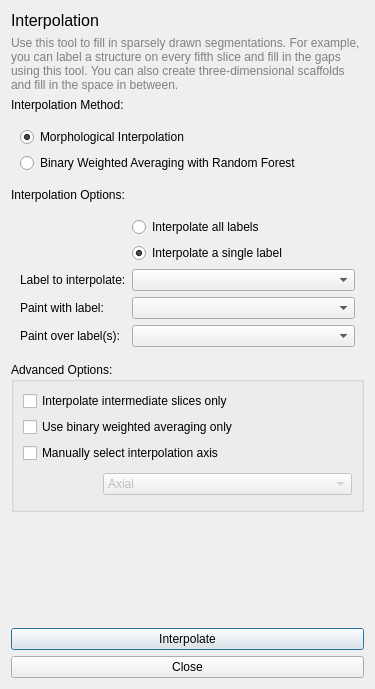
<?xml version="1.0" encoding="UTF-8"?>
<ui version="4.0">
 <class>InterpolateLabelsDialog</class>
 <widget class="QDialog" name="InterpolateLabelsDialog">
  <property name="geometry">
   <rect>
    <x>0</x>
    <y>0</y>
    <width>375</width>
    <height>689</height>
   </rect>
  </property>
  <property name="windowTitle">
   <string>Interpolate Labels - ITK-SNAP</string>
  </property>
  <layout class="QVBoxLayout" name="verticalLayout">
   <item>
    <widget class="QLabel" name="label">
     <property name="font">
      <font>
       <pointsize>-1</pointsize>
      </font>
     </property>
     <property name="styleSheet">
      <string notr="true">font-size:16px;</string>
     </property>
     <property name="text">
      <string>Interpolation</string>
     </property>
    </widget>
   </item>
   <item>
    <widget class="QLabel" name="label_2">
     <property name="styleSheet">
      <string notr="true">font-size:12px;
color: gray;</string>
     </property>
     <property name="text">
      <string>Use this tool to fill in sparsely drawn segmentations. For example, you can label a structure on every fifth slice and fill in the gaps using this tool. You can also create three-dimensional scaffolds and fill in the space in between.</string>
     </property>
     <property name="wordWrap">
      <bool>true</bool>
     </property>
    </widget>
   </item>
   <item>
    <widget class="QLabel" name="label_6">
     <property name="text">
      <string>Interpolation Method:</string>
     </property>
    </widget>
   </item>
   <item>
    <widget class="QWidget" name="widgetMethodRadio" native="true">
     <layout class="QVBoxLayout" name="verticalLayout_3">
      <item>
       <widget class="QRadioButton" name="btnMorphological">
        <property name="text">
         <string>Morphological Interpolation</string>
        </property>
        <property name="checked">
         <bool>true</bool>
        </property>
        <attribute name="buttonGroup">
         <string notr="true">InterpolationMethods</string>
        </attribute>
       </widget>
      </item>
      <item>
       <widget class="QRadioButton" name="btnBinaryWeightedAverage">
        <property name="text">
         <string>Binary Weighted Averaging with Random Forest</string>
        </property>
        <attribute name="buttonGroup">
         <string notr="true">InterpolationMethods</string>
        </attribute>
       </widget>
      </item>
     </layout>
    </widget>
   </item>
   <item>
    <widget class="QLabel" name="label_7">
     <property name="text">
      <string>Interpolation Options:</string>
     </property>
    </widget>
   </item>
   <item>
    <widget class="QWidget" name="widget_2" native="true">
     <layout class="QFormLayout" name="formLayout">
      <item row="0" column="1">
       <widget class="QRadioButton" name="btnInterpolateAll">
        <property name="toolTip">
         <string>All labels in the segmentation will be interpolated at the same time</string>
        </property>
        <property name="text">
         <string>Interpolate all labels</string>
        </property>
       </widget>
      </item>
      <item row="1" column="1">
       <widget class="QRadioButton" name="btnInterpolateOne">
        <property name="toolTip">
         <string>A single label in the segmentation will be interpolated.</string>
        </property>
        <property name="text">
         <string>Interpolate a single label</string>
        </property>
        <property name="checked">
         <bool>true</bool>
        </property>
       </widget>
      </item>
      <item row="2" column="0">
       <widget class="QLabel" name="label_3">
        <property name="text">
         <string>Label to interpolate:</string>
        </property>
       </widget>
      </item>
      <item row="2" column="1">
       <widget class="QComboBox" name="inLabelToInterpolate">
        <property name="toolTip">
         <string>Select the label which will be interpolated. Your segmentation should have two or more slices painted with that label.</string>
        </property>
        <property name="styleSheet">
         <string notr="true"/>
        </property>
       </widget>
      </item>
      <item row="3" column="0">
       <widget class="QLabel" name="label_4">
        <property name="text">
         <string>Paint with label:</string>
        </property>
       </widget>
      </item>
      <item row="3" column="1">
       <widget class="QComboBox" name="inActiveLabel">
        <property name="toolTip">
         <string>Select the label which will be used to fill in the interpolated voxels. Normally this is the same label as the &quot;label to interpolate&quot; but you have the option of using a different label.</string>
        </property>
       </widget>
      </item>
      <item row="4" column="0">
       <widget class="QLabel" name="label_5">
        <property name="text">
         <string>Paint over label(s):</string>
        </property>
       </widget>
      </item>
      <item row="4" column="1">
       <widget class="QComboBox" name="inDrawOverFilter">
        <property name="toolTip">
         <string>&lt;html&gt;&lt;head/&gt;&lt;body&gt;&lt;p&gt;Select which label of set of labels will be painted over during interpolation. You can paint over all labels, clear voxels, or a specific label.&lt;/p&gt;&lt;/body&gt;&lt;/html&gt;</string>
        </property>
       </widget>
      </item>
     </layout>
    </widget>
   </item>
   <item>
    <widget class="QStackedWidget" name="stackedWidget">
     <property name="currentIndex">
      <number>1</number>
     </property>
     <widget class="QWidget" name="morphoptions">
      <layout class="QVBoxLayout" name="verticalLayout_2">
       <property name="spacing">
        <number>0</number>
       </property>
       <property name="leftMargin">
        <number>0</number>
       </property>
       <property name="topMargin">
        <number>0</number>
       </property>
       <property name="rightMargin">
        <number>0</number>
       </property>
       <item>
        <widget class="QGroupBox" name="MorphOptions">
         <property name="enabled">
          <bool>true</bool>
         </property>
         <property name="title">
          <string>Advanced Options:</string>
         </property>
         <layout class="QVBoxLayout" name="verticalLayout_5">
          <item>
           <widget class="QCheckBox" name="chkMorphologyUseDistance">
            <property name="toolTip">
             <string>Use an alternative signed distance function-based method.  Slightly faster, but can fail for twisted shapes.</string>
            </property>
            <property name="text">
             <string>Use signed distance function</string>
            </property>
           </widget>
          </item>
          <item>
           <widget class="QCheckBox" name="chkMorphologyInterpolateOneAxis">
            <property name="toolTip">
             <string>Interpolate slices along a single axis. By default, interpolation is applied along all three axes in the image.</string>
            </property>
            <property name="text">
             <string>Interpolate along a single axis</string>
            </property>
           </widget>
          </item>
          <item>
           <widget class="QCheckBox" name="chkMorphologyUseOptimalAlignment">
            <property name="toolTip">
             <string>Use optimal slice alignment instead of the default heuristic.  This can take a long time.</string>
            </property>
            <property name="text">
             <string>Use optimal slice alignment</string>
            </property>
           </widget>
          </item>
          <item>
           <widget class="QWidget" name="widget_4" native="true">
            <layout class="QHBoxLayout" name="horizontalLayout_2">
             <property name="spacing">
              <number>0</number>
             </property>
             <property name="leftMargin">
              <number>80</number>
             </property>
             <property name="topMargin">
              <number>0</number>
             </property>
             <property name="rightMargin">
              <number>0</number>
             </property>
             <property name="bottomMargin">
              <number>0</number>
             </property>
             <item>
              <widget class="QComboBox" name="morphologyInterpolationAxis">
               <property name="enabled">
                <bool>false</bool>
               </property>
               <item>
                <property name="text">
                 <string>Axial</string>
                </property>
               </item>
               <item>
                <property name="text">
                 <string>Sagittal</string>
                </property>
               </item>
               <item>
                <property name="text">
                 <string>Coronal</string>
                </property>
               </item>
              </widget>
             </item>
            </layout>
           </widget>
          </item>
         </layout>
        </widget>
       </item>
      </layout>
     </widget>
     <widget class="QWidget" name="bwaoptions">
      <layout class="QVBoxLayout" name="verticalLayout_4">
       <property name="spacing">
        <number>0</number>
       </property>
       <property name="leftMargin">
        <number>0</number>
       </property>
       <property name="topMargin">
        <number>0</number>
       </property>
       <property name="rightMargin">
        <number>0</number>
       </property>
       <property name="bottomMargin">
        <number>0</number>
       </property>
       <item>
        <widget class="QGroupBox" name="BWAoptions">
         <property name="enabled">
          <bool>true</bool>
         </property>
         <property name="title">
          <string>Advanced Options:</string>
         </property>
         <layout class="QVBoxLayout" name="verticalLayout_6">
          <item>
           <widget class="QCheckBox" name="chkBWAInterpolateIntermediateOnly">
            <property name="text">
             <string>Interpolate intermediate slices only</string>
            </property>
           </widget>
          </item>
          <item>
           <widget class="QCheckBox" name="chkBWAUseContourOnly">
            <property name="text">
             <string>Use binary weighted averaging only</string>
            </property>
           </widget>
          </item>
          <item>
           <widget class="QCheckBox" name="chkSliceDirection">
            <property name="text">
             <string>Manually select interpolation axis</string>
            </property>
           </widget>
          </item>
          <item>
           <widget class="QWidget" name="widget" native="true">
            <layout class="QHBoxLayout" name="horizontalLayout">
             <property name="spacing">
              <number>0</number>
             </property>
             <property name="leftMargin">
              <number>80</number>
             </property>
             <property name="topMargin">
              <number>0</number>
             </property>
             <property name="rightMargin">
              <number>0</number>
             </property>
             <property name="bottomMargin">
              <number>0</number>
             </property>
             <item>
              <widget class="QComboBox" name="SliceDirectionAxis">
               <property name="enabled">
                <bool>false</bool>
               </property>
               <item>
                <property name="text">
                 <string>Axial</string>
                </property>
               </item>
               <item>
                <property name="text">
                 <string>Sagittal</string>
                </property>
               </item>
               <item>
                <property name="text">
                 <string>Coronal</string>
                </property>
               </item>
              </widget>
             </item>
            </layout>
           </widget>
          </item>
         </layout>
        </widget>
       </item>
      </layout>
     </widget>
    </widget>
   </item>
   <item>
    <spacer name="verticalSpacer">
     <property name="orientation">
      <enum>Qt::Vertical</enum>
     </property>
     <property name="sizeHint" stdset="0">
      <size>
       <width>20</width>
       <height>40</height>
      </size>
     </property>
    </spacer>
   </item>
   <item>
    <widget class="QPushButton" name="btnInterpolate">
     <property name="text">
      <string>Interpolate</string>
     </property>
     <property name="default">
      <bool>true</bool>
     </property>
    </widget>
   </item>
   <item>
    <widget class="QPushButton" name="btnClose">
     <property name="text">
      <string>Close</string>
     </property>
    </widget>
   </item>
  </layout>
 </widget>
 <resources/>
 <connections>
  <connection>
   <sender>btnInterpolateAll</sender>
   <signal>toggled(bool)</signal>
   <receiver>inLabelToInterpolate</receiver>
   <slot>setDisabled(bool)</slot>
   <hints>
    <hint type="sourcelabel">
     <x>267</x>
     <y>136</y>
    </hint>
    <hint type="destinationlabel">
     <x>346</x>
     <y>190</y>
    </hint>
   </hints>
  </connection>
  <connection>
   <sender>btnInterpolateAll</sender>
   <signal>toggled(bool)</signal>
   <receiver>inActiveLabel</receiver>
   <slot>setDisabled(bool)</slot>
   <hints>
    <hint type="sourcelabel">
     <x>247</x>
     <y>136</y>
    </hint>
    <hint type="destinationlabel">
     <x>346</x>
     <y>220</y>
    </hint>
   </hints>
  </connection>
  <connection>
   <sender>chkMorphologyInterpolateOneAxis</sender>
   <signal>toggled(bool)</signal>
   <receiver>morphologyInterpolationAxis</receiver>
   <slot>setEnabled(bool)</slot>
   <hints>
    <hint type="sourcelabel">
     <x>115</x>
     <y>332</y>
    </hint>
    <hint type="destinationlabel">
     <x>153</x>
     <y>357</y>
    </hint>
   </hints>
  </connection>
  <connection>
   <sender>chkSliceDirection</sender>
   <signal>toggled(bool)</signal>
   <receiver>SliceDirectionAxis</receiver>
   <slot>setEnabled(bool)</slot>
   <hints>
    <hint type="sourcelabel">
     <x>175</x>
     <y>630</y>
    </hint>
    <hint type="destinationlabel">
     <x>225</x>
     <y>651</y>
    </hint>
   </hints>
  </connection>
  <connection>
   <sender>InterpolationMethods</sender>
   <signal>buttonToggled(int,bool)</signal>
   <receiver>stackedWidget</receiver>
   <slot>setCurrentIndex(int)</slot>
   <hints>
    <hint type="sourcelabel">
     <x>-1</x>
     <y>-1</y>
    </hint>
    <hint type="destinationlabel">
     <x>185</x>
     <y>455</y>
    </hint>
   </hints>
  </connection>
 </connections>
 <buttongroups>
  <buttongroup name="InterpolationMethods"/>
 </buttongroups>
</ui>
